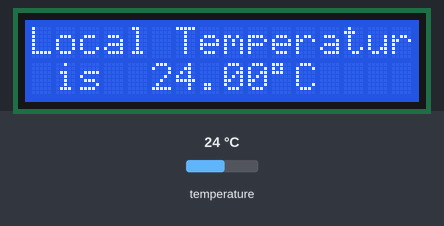
Bench run of a sketch on a simulated Arduino Uno, built with avr-gcc and run on an emulated ATmega328P. Parts: 16×2 character LCD. The test bench sets the inputs (shaded band); at power-on: temperature 24 °C.

Above: at 2.4 s.
2.5 s: temperature set to 12 °C
At 4.2 s:
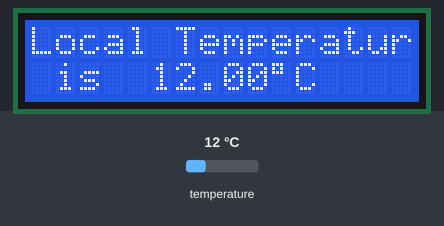
5.1 s: temperature set to 19 °C
At 5.7 s:
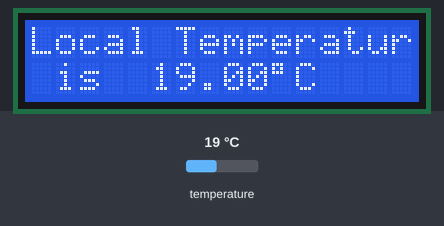
7.6 s: temperature set to 28 °C
At 9.9 s:
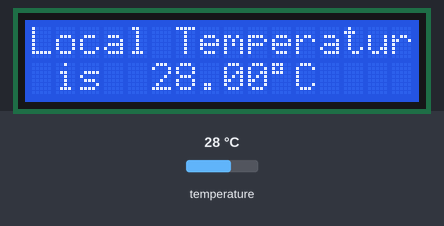
Timing chart, 0 to 11.4 s (numbered marks = the images above; inputs shaded):
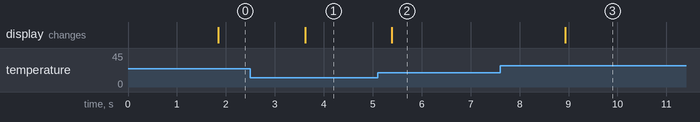

The sketch:

teperature_2.ino
```cpp
#include <LiquidCrystal.h>
#include <DallasTemperature.h>
#include <OneWire.h>

#define ONE_WIRE_BUS 8
LiquidCrystal lcd(12, 11, 5, 4, 3, 2);//设置接口
OneWire oneWire(ONE_WIRE_BUS);

DallasTemperature sensors(&oneWire);

void setup(void)
{
  lcd.begin(16, 2);  //初始化LCD

  delay(1000); //延时1000ms
  sensors.begin();
}

void loop(void)
{
  sensors.requestTemperatures(); // Send the command to get temperatures
  lcd.clear(); //清屏
  lcd.setCursor(0,0);
  lcd.print("Local Temperature");
  lcd.setCursor(0, 1) ; //设置光标位置为第二行第一个位置
  lcd.print(" is ");
  lcd.setCursor(5, 1) ;
  lcd.print( sensors.getTempCByIndex(0)); //获取温度
  //  delay(1000);
  lcd.print((char)223); //显示o符号
  lcd.print("C"); //显示字母C
  delay(1000);
}
```

Measured:
- after the input at 2.5 s, the display: changes after 1.1 s (image 1)
- after the input at 5.1 s, the display: changes after 0.29 s (image 2)
- after the input at 7.6 s, the display: changes after 1.3 s (image 3)
